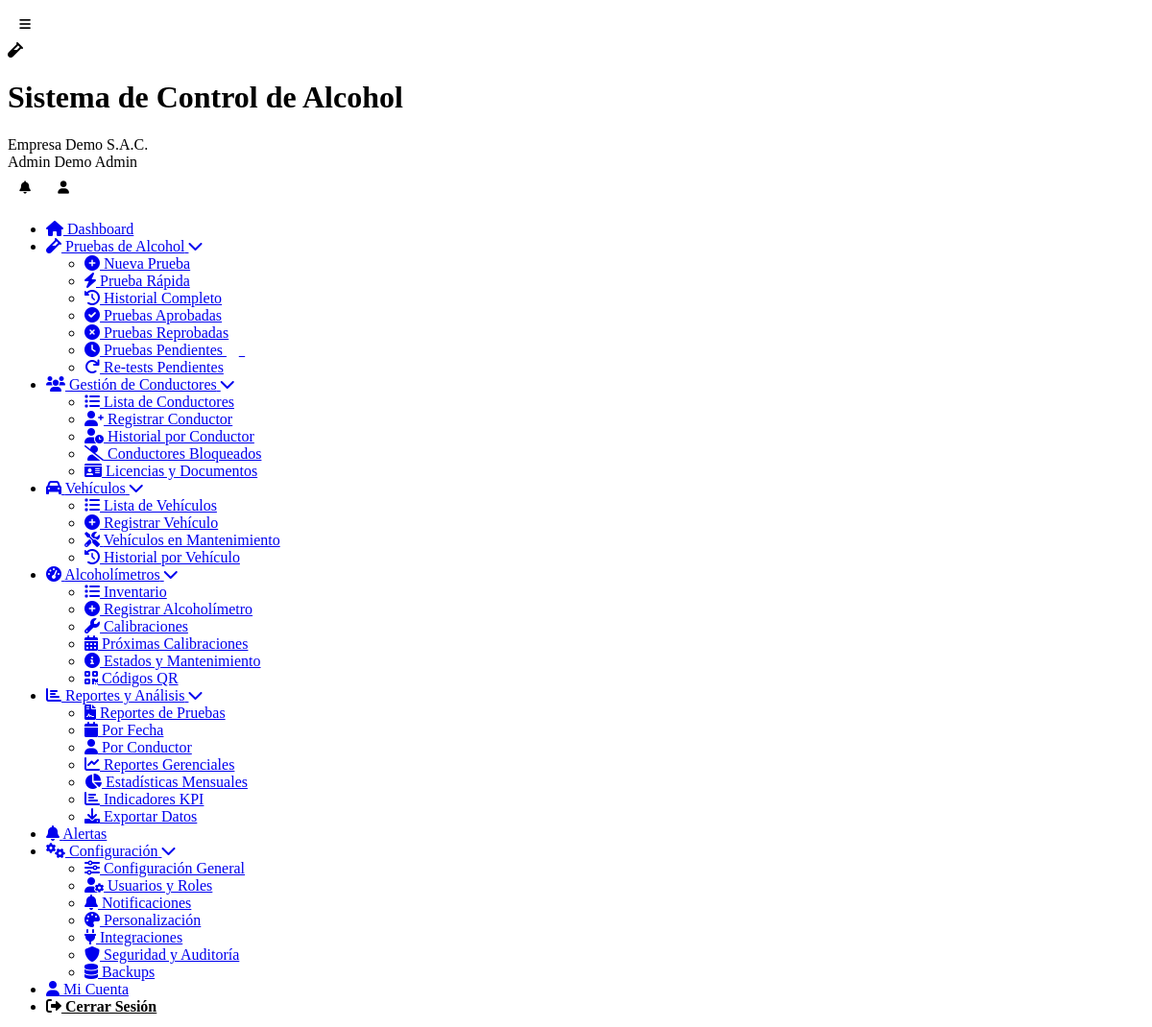
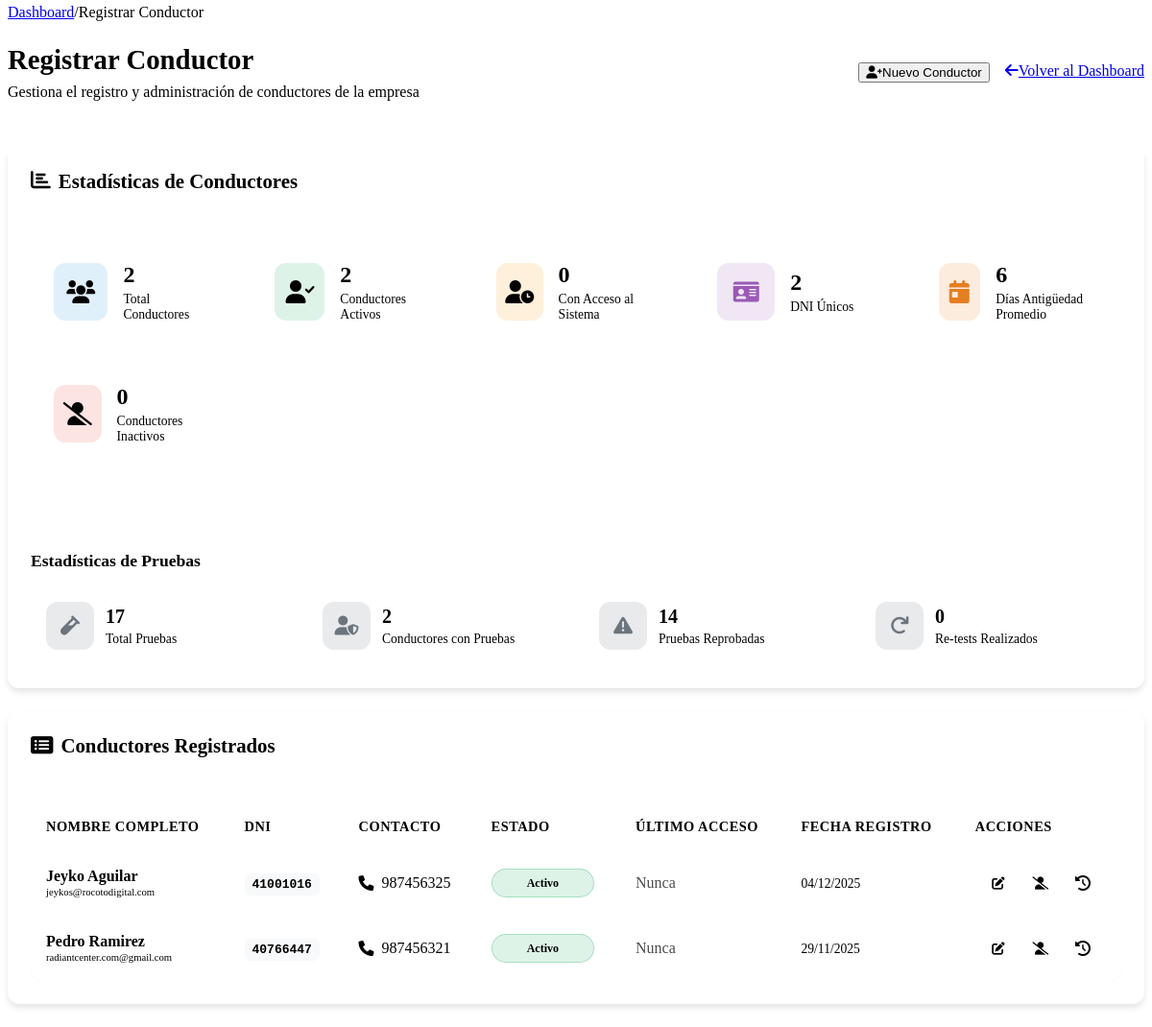
/registrar-conductor.php (signed in), run on the app's committed database (2 pictures, top to bottom).
### tables this page shows
CREATE TABLE `usuarios` (
  `id` int(11) NOT NULL,
  `cliente_id` int(11) DEFAULT NULL,
  `nombre` varchar(100) NOT NULL,
  `apellido` varchar(100) DEFAULT NULL,
  `email` varchar(255) NOT NULL,
  `password` varchar(255) NOT NULL,
  `telefono` varchar(20) DEFAULT NULL,
  `dni` varchar(15) DEFAULT NULL,
  `rol` enum('super_admin','admin','supervisor','operador','conductor','auditor') NOT NULL,
  `foto_perfil` varchar(255) DEFAULT NULL,
  `estado` tinyint(1) DEFAULT 1,
  `ultimo_login` timestamp NULL DEFAULT NULL,
  `token_recuperacion` varchar(100) DEFAULT NULL,
  `fecha_expiracion_token` datetime DEFAULT NULL,
  `intentos_login` int(11) DEFAULT 0,
  `bloqueado_hasta` datetime DEFAULT NULL,
  `fecha_creacion` timestamp NULL DEFAULT current_timestamp()
);

CREATE TABLE `clientes` (
  `id` int(11) NOT NULL,
  `nombre_empresa` varchar(255) NOT NULL,
  `ruc` varchar(20) NOT NULL,
  `direccion` text DEFAULT NULL,
  `telefono` varchar(20) DEFAULT NULL,
  `email_contacto` varchar(255) DEFAULT NULL,
  `plan_id` int(11) NOT NULL,
  `logo` varchar(255) DEFAULT NULL,
  `color_primario` varchar(7) DEFAULT '#2196F3',
  `color_secundario` varchar(7) DEFAULT '#1976D2',
  `fecha_registro` timestamp NULL DEFAULT current_timestamp(),
  `fecha_vencimiento` date DEFAULT NULL,
  `estado` enum('activo','inactivo','suspendido','prueba') DEFAULT 'prueba',
  `token_api` varchar(100) DEFAULT NULL,
  `modo_demo` tinyint(1) DEFAULT 1
);

### registrar-conductor.php (the view, shortened to what the rows shown need)
<?php
require_once __DIR__ . '/includes/Database.php';
$page_title = 'Registrar Conductor';
require_once __DIR__ . '/includes/header.php';
$db = new Database();
$cliente_id = $_SESSION['cliente_id'] ?? 0;
$conductores = $db->fetchAll("
    SELECT id, nombre, apellido, dni, email, telefono, estado, ultimo_login, fecha_creacion
    FROM usuarios
    WHERE cliente_id = ? AND rol = 'conductor'
    ORDER BY nombre, apellido
", [$cliente_id]);
?>
<div class="content-body">
    <div class="dashboard-header">
        <div class="welcome-section">
            <h1><?php echo $page_title; ?></h1>
        </div>
    </div>
    <div class="crud-container">
        <div class="card">
            <div class="card-body">
                <?php if (!empty($conductores)): ?>
                <div class="table-responsive">
                    <table class="data-table">
                        <thead>
                            <tr>
                                <th>Nombre Completo</th>
                                <th>DNI</th>
                                <th>Contacto</th>
                                <th>Estado</th>
                                <th>Último Acceso</th>
                                <th>Fecha Registro</th>
                                <th>Acciones</th>
                            </tr>
                        </thead>
                        <tbody>
                            <?php foreach ($conductores as $conductor): ?>
                            <tr>
                                <td>
                                    <div class="conductor-info">
                                        <div class="conductor-nombre">
                                            <strong><?php echo htmlspecialchars($conductor['nombre'] . ' ' . $conductor['apellido']); ?></strong>
                                        </div>
                                        <?php if ($conductor['email']): ?>
                                        <div class="conductor-email">
                                            <small><?php echo htmlspecialchars($conductor['email']); ?></small>
                                        </div>
                                        <?php endif; ?>
                                    </div>
                                </td>
                                <td>
                                    <span class="dni-badge"><?php echo htmlspecialchars($conductor['dni']); ?></span>
                                </td>
                                <td>
                                    <?php if ($conductor['telefono']): ?>
                                    <div class="contacto-info">
                                        <i class="fas fa-phone"></i>
                                        <?php echo htmlspecialchars($conductor['telefono']); ?>
                                    </div>
                                    <?php else: ?>
                                    <span class="text-muted">Sin teléfono</span>
                                    <?php endif; ?>
                                </td>
                                <td>
                                    <span class="status-badge estado-<?php echo $conductor['estado'] ? 'activo' : 'inactivo'; ?>">
                                        <?php echo $conductor['estado'] ? 'Activo' : 'Inactivo'; ?>
                                    </span>
                                </td>
                                <td>
                                    <?php if ($conductor['ultimo_login']): ?>
                                    <span class="ultimo-login" title="<?php echo date('d/m/Y H:i', strtotime($conductor['ultimo_login'])); ?>">
                                        <?php echo time_elapsed_string($conductor['ultimo_login']); ?>
                                    </span>
                                    <?php else: ?>
                                    <span class="text-muted">Nunca</span>
                                    <?php endif; ?>
                                </td>
                                <td>
                                    <span class="fecha-registro">
                                        <?php echo date('d/m/Y', strtotime($conductor['fecha_creacion'])); ?>
                                    </span>
                                </td>
                                <td class="action-buttons">
                                    <button type="button" class="btn-icon primary"
                                            title="Editar Conductor"
                                            onclick="editarConductor(<?php echo $conductor['id']; ?>)">
                                        <i class="fas fa-edit"></i>
                                    </button>
                                    <?php if ($conductor['estado']): ?>
                                    <button type="button" class="btn-icon danger"
                                            title="Desactivar Conductor"
                                            onclick="desactivarConductor(<?php echo $conductor['id']; ?>, '<?php echo htmlspecialchars($conductor['nombre'] . ' ' . $conductor['apellido']); ?>')">
                                        <i class="fas fa-user-slash"></i>
                                    </button>
                                    <?php endif; ?>
                                    <a href="historial-pruebas.php?conductor_id=<?php echo $conductor['id']; ?>"
                                       class="btn-icon info" title="Ver Historial de Pruebas">
                                        <i class="fas fa-history"></i>
                                    </a>
                                </td>
                            </tr>
                            <?php endforeach; ?>
                        </tbody>
                    </table>
                </div>
                <?php endif; ?>
            </div>
        </div>
    </div>
</div>
<?php
require_once __DIR__ . '/includes/footer.php';
?>

### includes/header.php (shortened to what the rows shown need)
<?php
$database = new Database();
$user_id = $_SESSION['user_id'] ?? null;
$user_query = $database->fetchOne("
    SELECT u.*, c.nombre_empresa, c.logo, c.color_primario, c.color_secundario, p.nombre_plan
    FROM usuarios u
    LEFT JOIN clientes c ON u.cliente_id = c.id
    LEFT JOIN planes p ON c.plan_id = p.id
    WHERE u.id = ?
", [$user_id]);
?>
<!DOCTYPE html>
<html lang="es">
<head>
	<link rel="stylesheet" href="<?php echo BASE_URL; ?>/assets/css/simple-style.css">
    <link rel="stylesheet" href="<?php echo BASE_URL; ?>/assets/css/responsive.css">
	<link rel="stylesheet" href="<?php echo BASE_URL; ?>/assets/css/dashboard-enhancements.css">
    <link href="https://cdnjs.cloudflare.com/ajax/libs/font-awesome/6.0.0/css/all.min.css" rel="stylesheet">
</head>
<body>
    <div class="app-container">
        <header class="app-header">
            <div class="header-content">
                <div class="brand-section">
                    <div class="brand-text">
                        <h1 class="app-name"><?php echo SITE_NAME; ?></h1>
                        <span class="client-name"><?php echo htmlspecialchars($user_query['nombre_empresa'] ?? 'Empresa'); ?></span>
                    </div>
                </div>
                <div class="user-menu">
                    <div class="user-info">
                        <span class="user-name"><?php echo htmlspecialchars(($user_query['nombre'] ?? 'Usuario') . ' ' . ($user_query['apellido'] ?? 'Sistema')); ?></span>
                        <span class="user-role"><?php echo ucfirst(str_replace('_', ' ', $user_query['rol'] ?? 'usuario')); ?></span>
                    </div>
                </div>
            </div>
        </header>
        <div class="main-content">
            <main class="content-area">
                <div class="content-body">

### data on the page
usuarios: cliente.nombre_empresa "Empresa Demo S.A.C.", nombre+apellido "Admin Demo", rol "Admin"
usuarios: nombre+apellido "Jeyko Aguilar", email "jeykos@rocotodigital.com", dni "41001016", telefono "987456325", estado "Activo", shows "Nunca", fecha_creacion "04/12/2025"
usuarios: nombre+apellido "Pedro Ramirez", email "radiantcenter.com@gmail.com", dni "40766447", telefono "987456321", estado "Activo", shows "Nunca", fecha_creacion "29/11/2025"

### other printed values
SITE_NAME "Sistema de Control de Alcohol"
$crumb "Dashboard"
$crumb "Registrar Conductor"
$page_title "Registrar Conductor"
$estadisticas['total_conductores'] "2"
$estadisticas['activos'] "2"
$estadisticas['con_acceso_sistema'] "0"
$estadisticas['dni_unicos'] "2"
$estadisticas['antiguedad_promedio_dias'] "6"
$estadisticas['inactivos'] "0"
$pruebas_estadisticas['total_pruebas'] "17"
$pruebas_estadisticas['conductores_con_pruebas'] "2"
$pruebas_estadisticas['pruebas_reprobadas'] "14"
$pruebas_estadisticas['retests_realizados'] "0"
